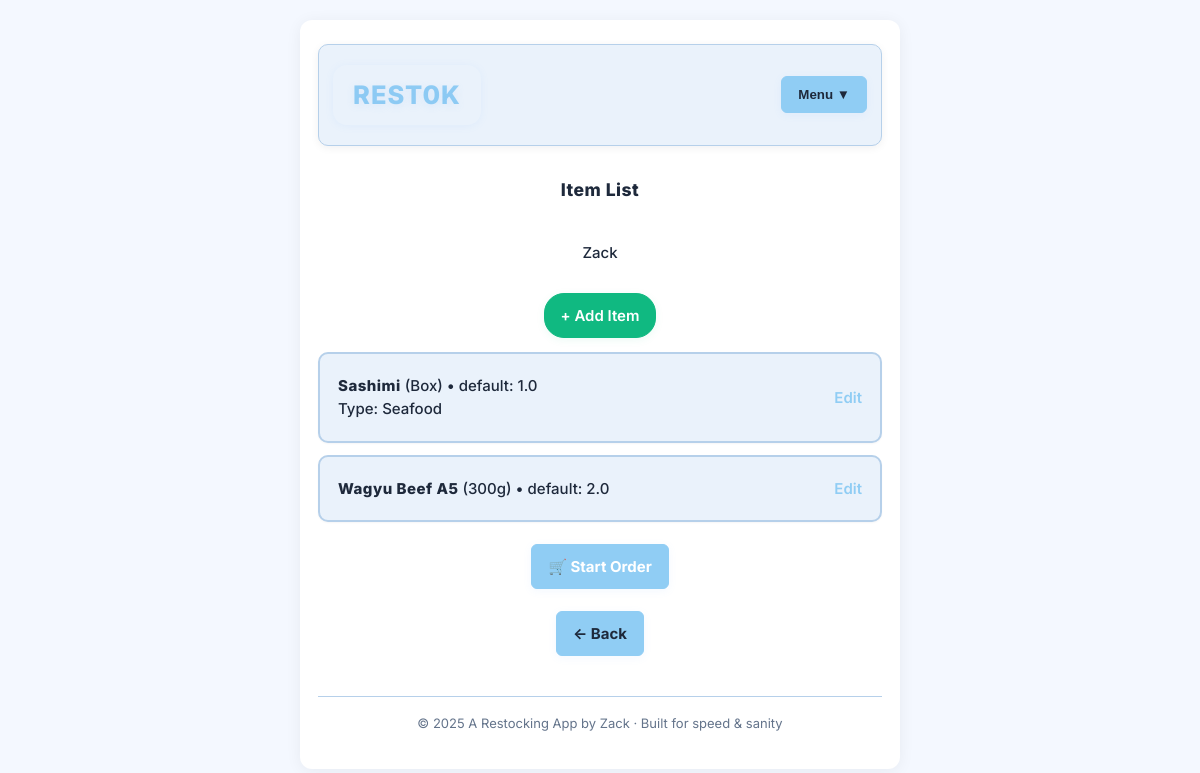
The page /suppliers/1/items on the database as committed earlier.
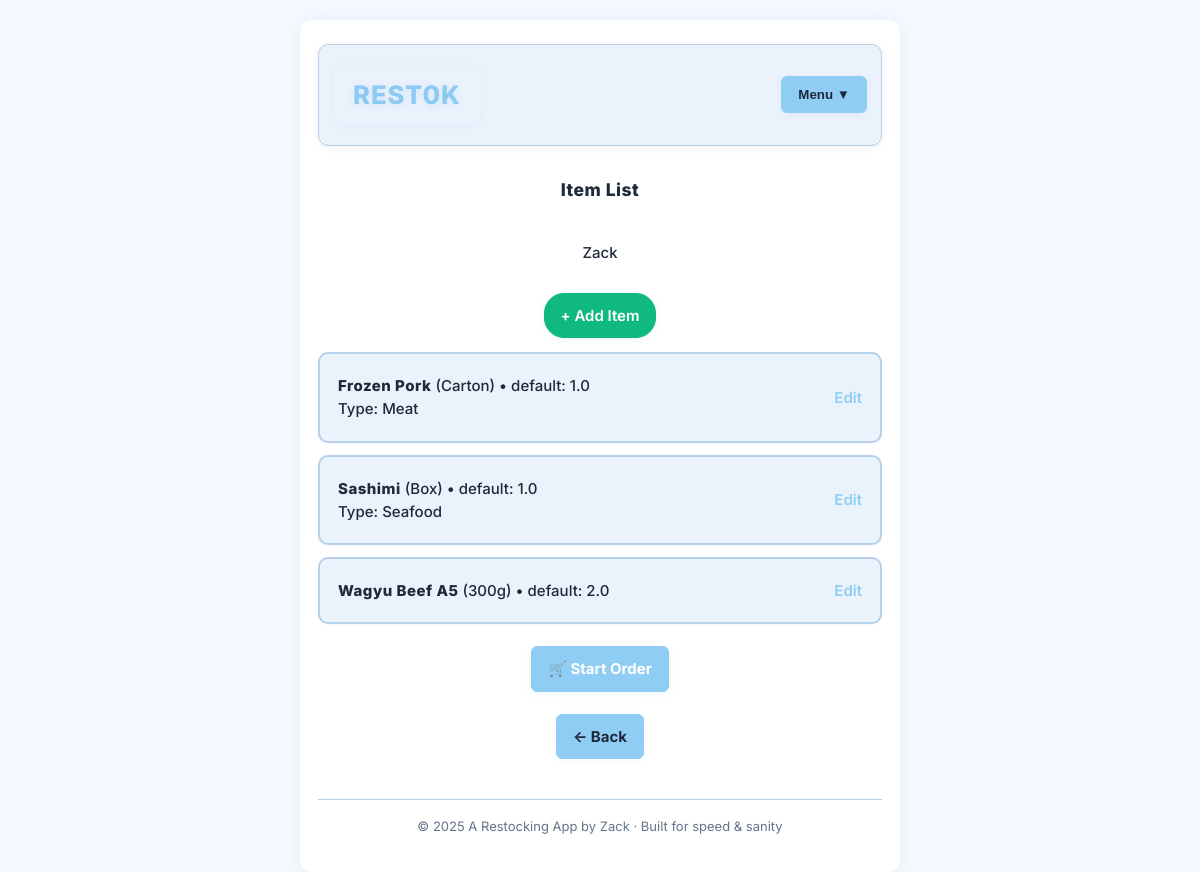
The same page on the database as committed later.
### models.py (models this page shows)
class Item(db.Model):
    __tablename__ = "items"
    id = db.Column(db.Integer, primary_key=True)
    supplier_id = db.Column(db.Integer, db.ForeignKey("suppliers.id"), nullable=False)
    name = db.Column(db.String(160), nullable=False)
    unit = db.Column(db.String(32), nullable=False)  # kg, pkt, carton, tin
    default_qty = db.Column(db.Float, nullable=False, default=1)
    item_type = db.Column(db.String(64), nullable=True)  # Dry, Frozen, Vegetables, etc.
    active = db.Column(db.Boolean, nullable=False, default=True)
    __table_args__ = (
        db.UniqueConstraint("supplier_id", "name", name="uq_item_per_supplier"),
    )

### app.py (the view)
    @app.get("/suppliers/<int:supplier_id>/items")
    def supplier_items(supplier_id):
        supplier = Supplier.query.get_or_404(supplier_id)
        items = (
            Item.query.filter_by(supplier_id=supplier.id, active=True)
            .order_by(Item.name.asc())
            .all()
        )
        return render_template("items_list.html", supplier=supplier, items=items)

### templates/items_list.html
{% extends "base.html" %}
{% block content %}
<h3> Item List </h3>
<p>{{ supplier.name }}</p>
<div class="row">
  <a href="/suppliers/{{ supplier.id }}/items/new" class="btn btn-add-item">+ Add Item</a>
</div>
<div class="grid">
  {% for it in items %}
  <div class="card row">
    <div style="flex:1">
      <div><strong>{{ it.name }}</strong> ({{ it.unit }}) • default: {{ it.default_qty }}</div>
      {% if it.item_type %}<div>Type: {{ it.item_type }}</div>{% endif %}
    </div>
    <a href="/items/{{ it.id }}/edit">Edit</a>
  </div>
  {% else %}
  <div class="card">No items yet. Add your first one.</div>
  {% endfor %}
</div>
<div class="row" style="margin: 8px 0;">
  <a href="/suppliers/{{ supplier.id }}/order" class="btn primary" style="color:#fff;">🛒 Start Order</a>
</div>
<div class="row" style="margin-bottom: 16px;">
  <a href="{{ url_for('suppliers_list') }}" class="btn" style="margin-left:0;">
    ← Back
  </a>
</div>
{% set back_url = url_for('suppliers_list') %}
{% endblock %}

Rows that differ between the two databases and show on the page:
added Item: name "Frozen Pork", unit "Carton", default_qty "1.0", item_type "Meat"
